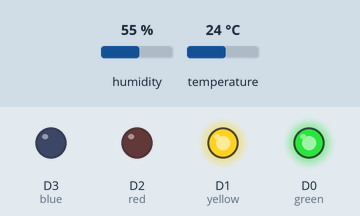
The sketch below on a simulated ESP8266 (NodeMCU). Parts: output pins drawn as LEDs (lit = HIGH). Inputs (shaded band) come from the test bench; at power-on: temperature 24 °C, humidity 55 %. WiFi joins after 1.5 s; servers stay silent unless stated; what the sketch prints to the serial monitor is not drawn.

Above: at 2.7 s.
2.8 s: temperature set to 40 °C
6.0 s: temperature set to 43 °C
At 7.8 s:
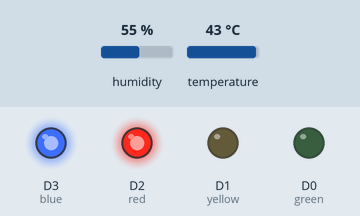
9.2 s: temperature set to 28 °C
At 11.9 s:
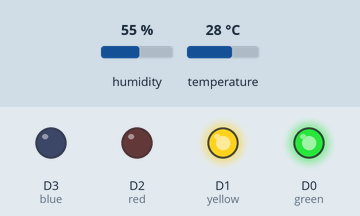
13.0 s: temperature set to 42 °C
At 14.6 s:
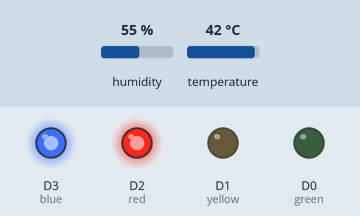
Timing chart, 0 to 16.1 s (numbered marks = the images above; inputs shaded):
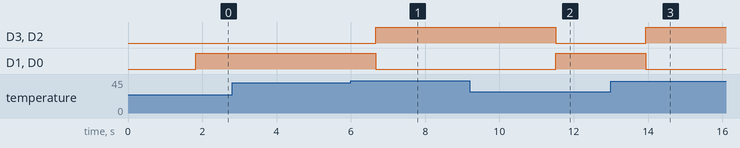

The sketch:

motor_controlling_using_nodemcu.ino
```cpp
#include <ESP8266WiFi.h>
#include <DHT.h>
#include <ThingSpeak.h>

DHT dht(D4, DHT11);

WiFiClient client;

#define green D0
#define yellow D1
#define red D2
#define blue D3

long myChannelNumber = 0000000;
const char myWriteAPIKey[] = "IM0OZY7OMERZLG64";

void setup() {
  Serial.begin(9600);
  pinMode(green, OUTPUT);
  pinMode(yellow, OUTPUT);
  pinMode(red, OUTPUT);
  pinMode(blue, OUTPUT);
  WiFi.begin("SSID", "Password");
  while (WiFi.status() != WL_CONNECTED)
  {
    delay(100);
    Serial.print(".");
  }
  Serial.println();
  Serial.println("NodeMCU is connected!");
  Serial.println(WiFi.localIP());
  dht.begin();
  ThingSpeak.begin(client);
}

void loop() {
  float t = dht.readTemperature();
  Serial.println("Temperature: " + (String) t);
  ThingSpeak.writeField(myChannelNumber, 1, t, myWriteAPIKey);
  if (20 < t && t <= 40)
  {
    digitalWrite(green, HIGH );
    digitalWrite(yellow, HIGH );
    digitalWrite(red, LOW );
    digitalWrite(blue, LOW);
    delay(100);
  }
  else if (41 < t && t <= 60)
  {
    digitalWrite(green, LOW );
    digitalWrite(yellow, LOW );
    digitalWrite(red, HIGH );
    digitalWrite(blue, HIGH);
    delay(100);
  }
  delay(2000);
}
```

Measured:
- the behaviour switches between 41 and 42 °C on temperature (found by bisection; images 0 and 1)
- after the input at 2.8 s, every drawn part: stays the same
- after the input at 6.0 s, D3 (blue), D2 (red): LOW → HIGH after 0.67 s; D1 (yellow), D0 (green): HIGH → LOW after 0.67 s
- after the input at 9.2 s, D3 (blue), D2 (red): HIGH → LOW after 2.3 s; D1 (yellow), D0 (green): LOW → HIGH after 2.3 s
- after the input at 13.0 s, D3 (blue), D2 (red): LOW → HIGH after 0.94 s; D1 (yellow), D0 (green): HIGH → LOW after 0.94 s
